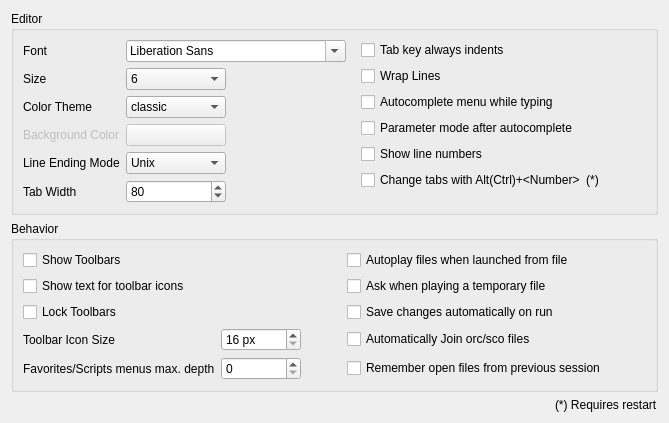
         <widget class="QWidget" name="tab_4">
          <attribute name="title">
           <string>Editor</string>
          </attribute>
          <layout class="QGridLayout" name="gridLayout_9">
           <item row="1" column="0" alignment="Qt::AlignTop">
            <widget class="QGroupBox" name="groupBox_10">
             <property name="title">
              <string>Behavior</string>
             </property>
             <layout class="QGridLayout" name="gridLayout_24">
              <item row="0" column="0">
               <widget class="QCheckBox" name="toolbarCheckBox">
                <property name="text">
                 <string>Show Toolbars</string>
                </property>
               </widget>
              </item>
              <item row="6" column="1">
               <widget class="QSpinBox" name="toolbarIconSizeSpinBox">
                <property name="minimumSize">
                 <size>
                  <width>80</width>
                  <height>0</height>
                 </size>
                </property>
                <property name="suffix">
                 <string> px</string>
                </property>
                <property name="prefix">
                 <string/>
                </property>
                <property name="minimum">
                 <number>16</number>
                </property>
                <property name="maximum">
                 <number>48</number>
                </property>
               </widget>
              </item>
              <item row="0" column="3">
               <widget class="QCheckBox" name="autoplayCheckBox">
                <property name="enabled">
                 <bool>true</bool>
                </property>
                <property name="text">
                 <string>Autoplay files when launched from file</string>
                </property>
               </widget>
              </item>
              <item row="6" column="3">
               <widget class="QCheckBox" name="autoJoinCheckBox">
                <property name="text">
                 <string>Automatically Join orc/sco files</string>
                </property>
               </widget>
              </item>
              <item row="10" column="0">
               <widget class="QLabel" name="label_35">
                <property name="text">
                 <string>Favorites/Scripts menus max. depth</string>
                </property>
               </widget>
              </item>
              <item row="10" column="1">
               <widget class="QSpinBox" name="menusDepthSpinBox"/>
              </item>
              <item row="4" column="0">
               <widget class="QCheckBox" name="lockToolbarCheckBox">
                <property name="toolTip">
                 <string>Lock the toolbars in place, remove handle</string>
                </property>
                <property name="text">
                 <string>Lock Toolbars</string>
                </property>
                <property name="checked">
                 <bool>false</bool>
                </property>
               </widget>
              </item>
              <item row="6" column="0">
               <widget class="QLabel" name="toolbarIconSizeLabel">
                <property name="text">
                 <string>Toolbar Icon Size</string>
                </property>
               </widget>
              </item>
              <item row="3" column="0">
               <widget class="QCheckBox" name="iconTextCheckBox">
                <property name="text">
                 <string>Show text for toolbar icons</string>
                </property>
               </widget>
              </item>
              <item row="6" column="2">
               <spacer name="horizontalSpacer_13">
                <property name="orientation">
                 <enum>Qt::Horizontal</enum>
                </property>
                <property name="sizeHint" stdset="0">
                 <size>
                  <width>40</width>
                  <height>20</height>
                 </size>
                </property>
               </spacer>
              </item>
              <item row="0" column="4">
               <spacer name="horizontalSpacer_15">
                <property name="orientation">
                 <enum>Qt::Horizontal</enum>
                </property>
                <property name="sizeHint" stdset="0">
                 <size>
                  <width>40</width>
                  <height>20</height>
                 </size>
                </property>
               </spacer>
              </item>
              <item row="3" column="3">
               <widget class="QCheckBox" name="askIfTemporaryCheckBox">
                <property name="text">
                 <string>Ask when playing a temporary file</string>
                </property>
               </widget>
              </item>
              <item row="10" column="3">
               <widget class="QCheckBox" name="rememberFileCheckBox">
                <property name="text">
                 <string>Remember open files from previous session</string>
                </property>
               </widget>
              </item>
              <item row="4" column="3">
               <widget class="QCheckBox" name="saveChangesCheckBox">
                <property name="enabled">
                 <bool>true</bool>
                </property>
                <property name="text">
                 <string>Save changes automatically on run</string>
                </property>
               </widget>
              </item>
             </layout>
            </widget>
           </item>
           <item row="3" column="0" alignment="Qt::AlignRight|Qt::AlignTop">
            <widget class="QLabel" name="label_44">
             <property name="text">
              <string>(*) Requires restart</string>
             </property>
            </widget>
           </item>
           <item row="0" column="0" alignment="Qt::AlignTop">
            <widget class="QGroupBox" name="groupBox_5">
             <property name="title">
              <string>Editor</string>
             </property>
             <layout class="QGridLayout" name="gridLayout_17">
              <item row="0" column="1">
               <layout class="QVBoxLayout" name="_3">
                <property name="leftMargin">
                 <number>9</number>
                </property>
                <item>
                 <layout class="QHBoxLayout" name="horizontalLayout_11"/>
                </item>
                <item>
                 <widget class="QCheckBox" name="tabIndentCheckBox">
                  <property name="styleSheet">
                   <string notr="true"/>
                  </property>
                  <property name="text">
                   <string>Tab key always indents</string>
                  </property>
                 </widget>
                </item>
                <item>
                 <widget class="QCheckBox" name="wrapLinesCheckBox">
                  <property name="text">
                   <string>Wrap Lines</string>
                  </property>
                 </widget>
                </item>
                <item>
                 <widget class="QCheckBox" name="autoCompleteCheckBox">
                  <property name="text">
                   <string>Autocomplete menu while typing</string>
                  </property>
                 </widget>
                </item>
                <item>
                 <widget class="QCheckBox" name="autoParameterModeCheckBox">
                  <property name="text">
                   <string>Parameter mode after autocomplete</string>
                  </property>
                 </widget>
                </item>
                <item>
                 <widget class="QCheckBox" name="lineNumbersCheckBox">
                  <property name="text">
                   <string>Show line numbers</string>
                  </property>
                 </widget>
                </item>
                <item>
                 <widget class="QCheckBox" name="tabShortcutActiveCheckBox">
                  <property name="text">
                   <string>Change tabs with Alt(Ctrl)+&lt;Number&gt;  (*)</string>
                  </property>
                  <property name="checked">
                   <bool>false</bool>
                  </property>
                 </widget>
                </item>
               </layout>
              </item>
              <item row="0" column="0" rowspan="2">
               <layout class="QGridLayout" name="_2">
                <item row="4" column="0">
                 <widget class="QLabel" name="label_34">
                  <property name="text">
                   <string>Line Ending Mode</string>
                  </property>
                 </widget>
                </item>
                <item row="2" column="0">
                 <widget class="QLabel" name="label_18">
                  <property name="text">
                   <string>Color Theme</string>
                  </property>
                 </widget>
                </item>
                <item row="0" column="0">
                 <widget class="QLabel" name="label">
                  <property name="text">
                   <string>Font</string>
                  </property>
                 </widget>
                </item>
                <item row="2" column="1">
                 <widget class="QComboBox" name="highlightingThemeComboBox">
                  <property name="maximumSize">
                   <size>
                    <width>16777215</width>
                    <height>16777215</height>
                   </size>
                  </property>
                  <item>
                   <property name="text">
                    <string>classic</string>
                   </property>
                  </item>
                  <item>
                   <property name="text">
                    <string>light</string>
                   </property>
                  </item>
                  <item>
                   <property name="text">
                    <string>dark</string>
                   </property>
                  </item>
                  <item>
                   <property name="text">
                    <string>none</string>
                   </property>
                  </item>
                 </widget>
                </item>
                <item row="4" column="1">
                 <widget class="QComboBox" name="lineEndingComboBox">
                  <property name="maximumSize">
                   <size>
                    <width>120</width>
                    <height>16777215</height>
                   </size>
                  </property>
                  <property name="currentIndex">
                   <number>0</number>
                  </property>
                  <item>
                   <property name="text">
                    <string>Unix</string>
                   </property>
                  </item>
                  <item>
                   <property name="text">
                    <string>Windows</string>
                   </property>
                  </item>
                 </widget>
                </item>
                <item row="1" column="0">
                 <widget class="QLabel" name="label_2">
                  <property name="text">
                   <string>Size</string>
                  </property>
                 </widget>
                </item>
                <item row="5" column="1">
                 <widget class="QSpinBox" name="tabWidthSpinBox">
                  <property name="maximumSize">
                   <size>
                    <width>100</width>
                    <height>16777215</height>
                   </size>
                  </property>
                  <property name="minimum">
                   <number>10</number>
                  </property>
                  <property name="maximum">
                   <number>120</number>
                  </property>
                  <property name="singleStep">
                   <number>10</number>
                  </property>
                  <property name="value">
                   <number>80</number>
                  </property>
                 </widget>
                </item>
                <item row="5" column="0">
                 <widget class="QLabel" name="label_19">
                  <property name="text">
                   <string>Tab Width</string>
                  </property>
                 </widget>
                </item>
                <item row="3" column="0">
                 <widget class="QLabel" name="label_41">
                  <property name="enabled">
                   <bool>false</bool>
                  </property>
                  <property name="text">
                   <string>Background Color</string>
                  </property>
                 </widget>
                </item>
                <item row="1" column="1">
                 <widget class="QComboBox" name="fontSizeComboBox">
                  <property name="maximumSize">
                   <size>
                    <width>16777215</width>
                    <height>16777215</height>
                   </size>
                  </property>
                  <property name="currentIndex">
                   <number>0</number>
                  </property>
                  <item>
                   <property name="text">
                    <string>6</string>
                   </property>
                  </item>
                  <item>
                   <property name="text">
                    <string>8</string>
                   </property>
                  </item>
                  <item>
                   <property name="text">
                    <string>9</string>
                   </property>
                  </item>
                  <item>
                   <property name="text">
                    <string>10</string>
                   </property>
                  </item>
                  <item>
                   <property name="text">
                    <string>11</string>
                   </property>
                  </item>
                  <item>
                   <property name="text">
                    <string>12</string>
                   </property>
                  </item>
                  <item>
                   <property name="text">
                    <string>13</string>
                   </property>
                  </item>
                  <item>
                   <property name="text">
                    <string>14</string>
                   </property>
                  </item>
                  <item>
                   <property name="text">
                    <string>16</string>
                   </property>
                  </item>
                  <item>
                   <property name="text">
                    <string>18</string>
                   </property>
                  </item>
                  <item>
                   <property name="text">
                    <string>20</string>
                   </property>
                  </item>
                  <item>
                   <property name="text">
                    <string>24</string>
                   </property>
                  </item>
                  <item>
                   <property name="text">
                    <string>30</string>
                   </property>
                  </item>
                  <item>
                   <property name="text">
                    <string>36</string>
                   </property>
                  </item>
                  <item>
                   <property name="text">
                    <string>48</string>
                   </property>
                  </item>
                 </widget>
                </item>
                <item row="3" column="1">
                 <widget class="QPushButton" name="editorBgColorButton">
                  <property name="enabled">
                   <bool>false</bool>
                  </property>
                  <property name="maximumSize">
                   <size>
                    <width>16777215</width>
                    <height>16777215</height>
                   </size>
                  </property>
                  <property name="text">
                   <string/>
                  </property>
                 </widget>
                </item>
                <item row="0" column="1" colspan="2">
                 <widget class="QFontComboBox" name="fontComboBox">
                  <property name="maximumSize">
                   <size>
                    <width>220</width>
                    <height>16777215</height>
                   </size>
                  </property>
                 </widget>
                </item>
               </layout>
              </item>
             </layout>
            </widget>
           </item>
          </layout>
         </widget>
